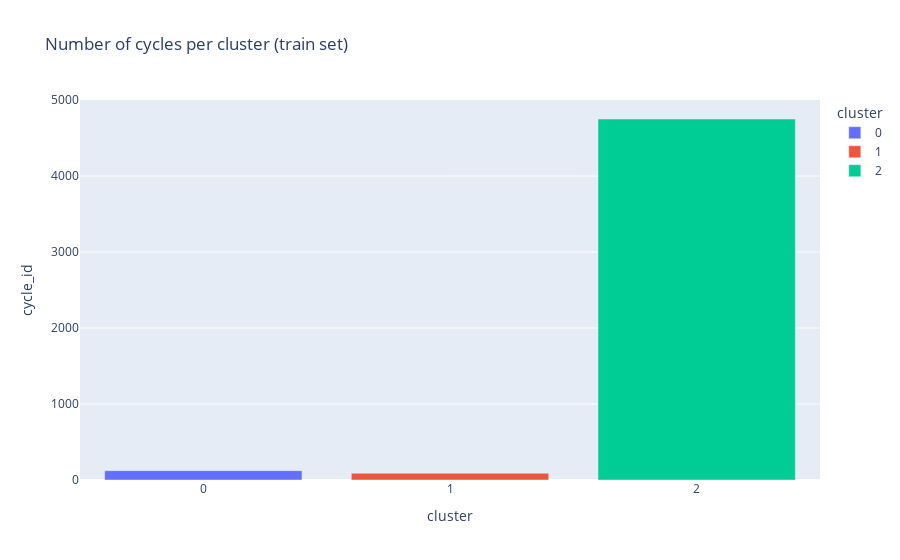
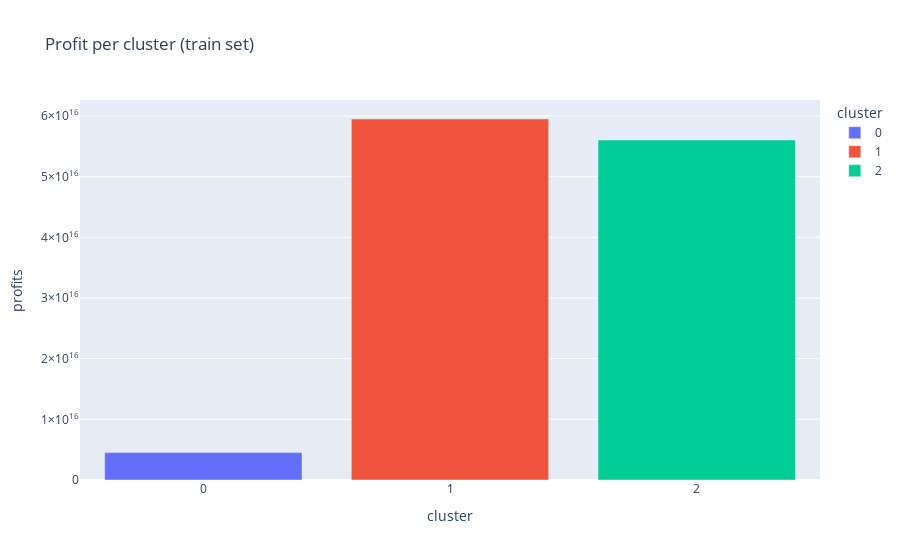
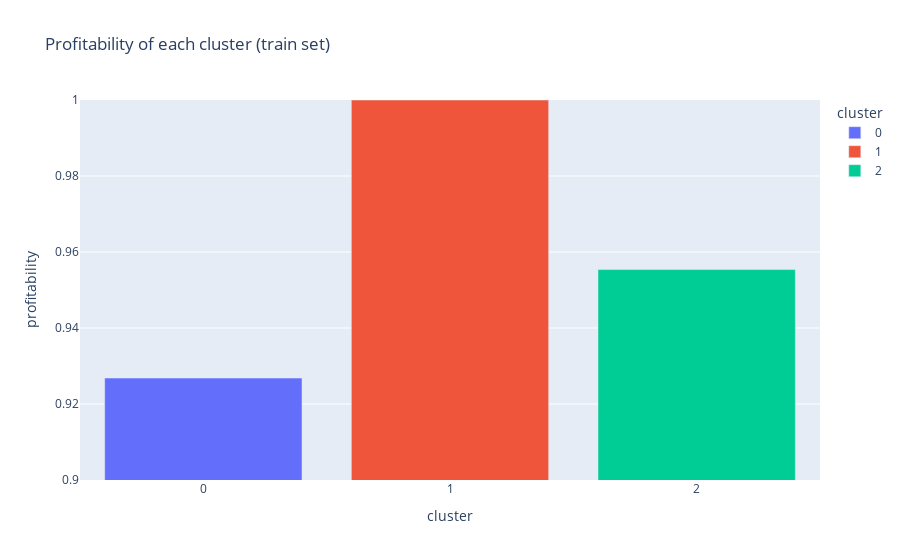
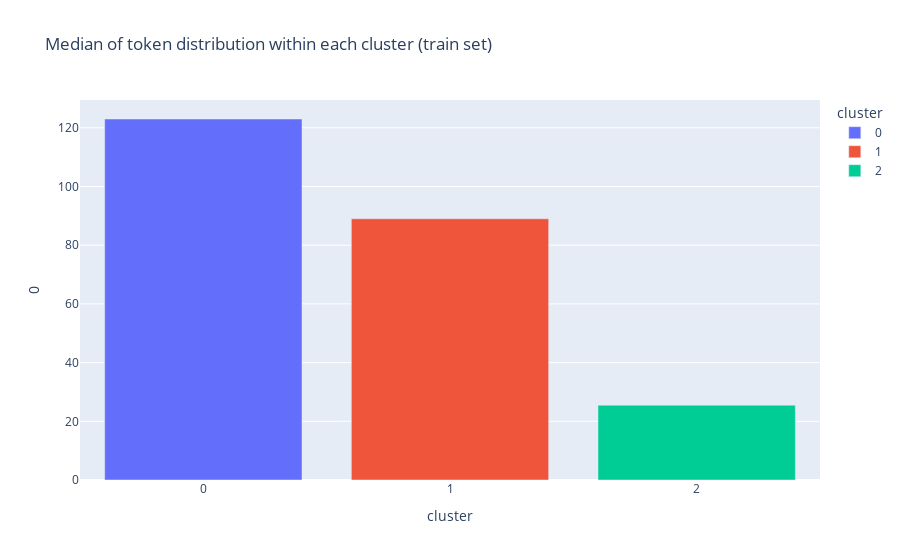

Notebook source saved alongside these figures, in order:
### Code cell
pipeline_metrics= [
    nb_cycles_clusters,
    profits_clusters,
    profitability_clusters,
    median_token_clusters,
    entropy_clusters
]

train_grouper = cluster_profits = fX_train.groupby('cluster')

[agg(train_grouper) for agg in pipeline_metrics]

### Figure 1 — Plotly figure (JSON) as saved in the notebook; plotly's stock layout.template omitted (floating-point values rounded to 4 significant figures)
{"data": [{"alignmentgroup": "True", "hovertemplate": "cluster=%{x}<br>cycle_id=%{y}<extra></extra>", "legendgroup": "0", "marker": {"color": "#636efa", "pattern": {"shape": ""}}, "name": "0", "offsetgroup": "0", "orientation": "v", "showlegend": true, "textposition": "auto", "type": "bar", "x": ["0"], "xaxis": "x", "y": [123], "yaxis": "y"}, {"alignmentgroup": "True", "hovertemplate": "cluster=%{x}<br>cycle_id=%{y}<extra></extra>", "legendgroup": "1", "marker": {"color": "#EF553B", "pattern": {"shape": ""}}, "name": "1", "offsetgroup": "1", "orientation": "v", "showlegend": true, "textposition": "auto", "type": "bar", "x": ["1"], "xaxis": "x", "y": [89], "yaxis": "y"}, {"alignmentgroup": "True", "hovertemplate": "cluster=%{x}<br>cycle_id=%{y}<extra></extra>", "legendgroup": "2", "marker": {"color": "#00cc96", "pattern": {"shape": ""}}, "name": "2", "offsetgroup": "2", "orientation": "v", "showlegend": true, "textposition": "auto", "type": "bar", "x": ["2"], "xaxis": "x", "y": [4751], "yaxis": "y"}], "layout": {"barmode": "relative", "legend": {"title": {"text": "cluster"}, "tracegroupgap": 0}, "title": {"text": "Number of cycles per cluster (train set)"}, "xaxis": {"anchor": "y", "categoryarray": ["0", "1", "2"], "categoryorder": "array", "domain": [0, 1], "title": {"text": "cluster"}, "type": "category"}, "yaxis": {"anchor": "x", "domain": [0, 1], "title": {"text": "cycle_id"}}}}

### Figure 2 — Plotly figure (JSON) as saved in the notebook; plotly's stock layout.template omitted (floating-point values rounded to 4 significant figures)
{"data": [{"alignmentgroup": "True", "hovertemplate": "cluster=%{x}<br>profits=%{y}<extra></extra>", "legendgroup": "0", "marker": {"color": "#636efa", "pattern": {"shape": ""}}, "name": "0", "offsetgroup": "0", "orientation": "v", "showlegend": true, "textposition": "auto", "type": "bar", "x": ["0"], "xaxis": "x", "y": [4517201549533912], "yaxis": "y"}, {"alignmentgroup": "True", "hovertemplate": "cluster=%{x}<br>profits=%{y}<extra></extra>", "legendgroup": "1", "marker": {"color": "#EF553B", "pattern": {"shape": ""}}, "name": "1", "offsetgroup": "1", "orientation": "v", "showlegend": true, "textposition": "auto", "type": "bar", "x": ["1"], "xaxis": "x", "y": [59508292661602380], "yaxis": "y"}, {"alignmentgroup": "True", "hovertemplate": "cluster=%{x}<br>profits=%{y}<extra></extra>", "legendgroup": "2", "marker": {"color": "#00cc96", "pattern": {"shape": ""}}, "name": "2", "offsetgroup": "2", "orientation": "v", "showlegend": true, "textposition": "auto", "type": "bar", "x": ["2"], "xaxis": "x", "y": [56041628679866880], "yaxis": "y"}], "layout": {"barmode": "relative", "legend": {"title": {"text": "cluster"}, "tracegroupgap": 0}, "title": {"text": "Profit per cluster (train set)"}, "xaxis": {"anchor": "y", "categoryarray": ["0", "1", "2"], "categoryorder": "array", "domain": [0, 1], "title": {"text": "cluster"}, "type": "category"}, "yaxis": {"anchor": "x", "domain": [0, 1], "title": {"text": "profits"}}}}

### Figure 3 — Plotly figure (JSON) as saved in the notebook; plotly's stock layout.template omitted (floating-point values rounded to 4 significant figures)
{"data": [{"alignmentgroup": "True", "hovertemplate": "cluster=%{x}<br>profitability=%{y}<extra></extra>", "legendgroup": "0", "marker": {"color": "#636efa", "pattern": {"shape": ""}}, "name": "0", "offsetgroup": "0", "orientation": "v", "showlegend": true, "textposition": "auto", "type": "bar", "x": ["0"], "xaxis": "x", "y": [0.9268], "yaxis": "y"}, {"alignmentgroup": "True", "hovertemplate": "cluster=%{x}<br>profitability=%{y}<extra></extra>", "legendgroup": "1", "marker": {"color": "#EF553B", "pattern": {"shape": ""}}, "name": "1", "offsetgroup": "1", "orientation": "v", "showlegend": true, "textposition": "auto", "type": "bar", "x": ["1"], "xaxis": "x", "y": [1], "yaxis": "y"}, {"alignmentgroup": "True", "hovertemplate": "cluster=%{x}<br>profitability=%{y}<extra></extra>", "legendgroup": "2", "marker": {"color": "#00cc96", "pattern": {"shape": ""}}, "name": "2", "offsetgroup": "2", "orientation": "v", "showlegend": true, "textposition": "auto", "type": "bar", "x": ["2"], "xaxis": "x", "y": [0.9554], "yaxis": "y"}], "layout": {"barmode": "relative", "legend": {"title": {"text": "cluster"}, "tracegroupgap": 0}, "title": {"text": "Profitability of each cluster (train set)"}, "xaxis": {"anchor": "y", "categoryarray": ["0", "1", "2"], "categoryorder": "array", "domain": [0, 1], "title": {"text": "cluster"}, "type": "category"}, "yaxis": {"anchor": "x", "domain": [0, 1], "range": [0.9, 1], "title": {"text": "profitability"}}}}

### Figure 4 — Plotly figure (JSON) as saved in the notebook; plotly's stock layout.template omitted (floating-point values rounded to 4 significant figures)
{"data": [{"alignmentgroup": "True", "hovertemplate": "cluster=%{x}<br>0=%{y}<extra></extra>", "legendgroup": "0", "marker": {"color": "#636efa", "pattern": {"shape": ""}}, "name": "0", "offsetgroup": "0", "orientation": "v", "showlegend": true, "textposition": "auto", "type": "bar", "x": ["0"], "xaxis": "x", "y": [123], "yaxis": "y"}, {"alignmentgroup": "True", "hovertemplate": "cluster=%{x}<br>0=%{y}<extra></extra>", "legendgroup": "1", "marker": {"color": "#EF553B", "pattern": {"shape": ""}}, "name": "1", "offsetgroup": "1", "orientation": "v", "showlegend": true, "textposition": "auto", "type": "bar", "x": ["1"], "xaxis": "x", "y": [89], "yaxis": "y"}, {"alignmentgroup": "True", "hovertemplate": "cluster=%{x}<br>0=%{y}<extra></extra>", "legendgroup": "2", "marker": {"color": "#00cc96", "pattern": {"shape": ""}}, "name": "2", "offsetgroup": "2", "orientation": "v", "showlegend": true, "textposition": "auto", "type": "bar", "x": ["2"], "xaxis": "x", "y": [25.5], "yaxis": "y"}], "layout": {"barmode": "relative", "legend": {"title": {"text": "cluster"}, "tracegroupgap": 0}, "title": {"text": "Median of token distribution within each cluster (train set)"}, "xaxis": {"anchor": "y", "categoryarray": ["0", "1", "2"], "categoryorder": "array", "domain": [0, 1], "title": {"text": "cluster"}, "type": "category"}, "yaxis": {"anchor": "x", "domain": [0, 1], "title": {"text": "0"}}}}
